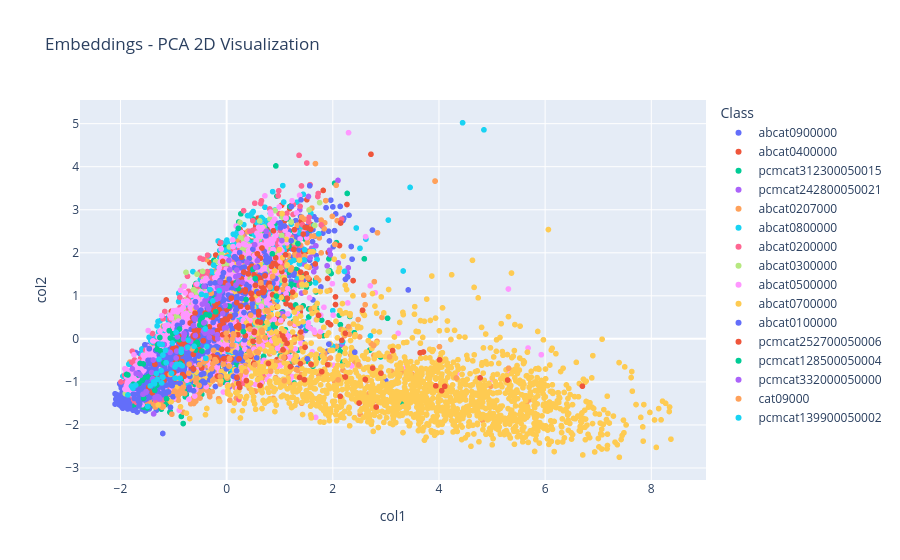

This figure's notebook cell:
### Markdown cell above
#### 3.2.3. Train and Evaluate Combined Model

### Code cell
# Combine text and image columns to form the feature set
X_train = train_df[text_columns + image_columns].values
X_test = test_df[text_columns + image_columns].values

# Train and evaluate models
trained_models = train_classic(X_train, X_test, y_train, y_test)

### Figure 1 — Plotly figure (JSON) as saved in the notebook; plotly's stock layout.template omitted (floating-point values rounded to 4 significant figures; data arrays with more than 128 entries replaced by an {"elided": "..."} marker saying what was removed)
{"data": [{"hovertemplate": "Class=abcat0900000<br>col1=%{x}<br>col2=%{y}<extra></extra>", "legendgroup": "abcat0900000", "marker": {"color": "#636efa", "symbol": "circle"}, "mode": "markers", "name": "abcat0900000", "showlegend": true, "type": "scattergl", "x": {"elided": "2796 float values"}, "xaxis": "x", "y": {"elided": "2796 float values"}, "yaxis": "y"}, {"hovertemplate": "Class=abcat0400000<br>col1=%{x}<br>col2=%{y}<extra></extra>", "legendgroup": "abcat0400000", "marker": {"color": "#EF553B", "symbol": "circle"}, "mode": "markers", "name": "abcat0400000", "showlegend": true, "type": "scattergl", "x": {"elided": "1049 float values"}, "xaxis": "x", "y": {"elided": "1049 float values"}, "yaxis": "y"}, {"hovertemplate": "Class=pcmcat312300050015<br>col1=%{x}<br>col2=%{y}<extra></extra>", "legendgroup": "pcmcat312300050015", "marker": {"color": "#00cc96", "symbol": "circle"}, "mode": "markers", "name": "pcmcat312300050015", "showlegend": true, "type": "scattergl", "x": {"elided": "1462 float values"}, "xaxis": "x", "y": {"elided": "1462 float values"}, "yaxis": "y"}, {"hovertemplate": "Class=pcmcat242800050021<br>col1=%{x}<br>col2=%{y}<extra></extra>", "legendgroup": "pcmcat242800050021", "marker": {"color": "#ab63fa", "symbol": "circle"}, "mode": "markers", "name": "pcmcat242800050021", "showlegend": true, "type": "scattergl", "x": {"elided": "355 float values"}, "xaxis": "x", "y": {"elided": "355 float values"}, "yaxis": "y"}, {"hovertemplate": "Class=abcat0207000<br>col1=%{x}<br>col2=%{y}<extra></extra>", "legendgroup": "abcat0207000", "marker": {"color": "#FFA15A", "symbol": "circle"}, "mode": "markers", "name": "abcat0207000", "showlegend": true, "type": "scattergl", "x": {"elided": "915 float values"}, "xaxis": "x", "y": {"elided": "915 float values"}, "yaxis": "y"}, {"hovertemplate": "Class=abcat0800000<br>col1=%{x}<br>col2=%{y}<extra></extra>", "legendgroup": "abcat0800000", "marker": {"color": "#19d3f3", "symbol": "circle"}, "mode": "markers", "name": "abcat0800000", "showlegend": true, "type": "scattergl", "x": {"elided": "1998 float values"}, "xaxis": "x", "y": {"elided": "1998 float values"}, "yaxis": "y"}, {"hovertemplate": "Class=abcat0200000<br>col1=%{x}<br>col2=%{y}<extra></extra>", "legendgroup": "abcat0200000", "marker": {"color": "#FF6692", "symbol": "circle"}, "mode": "markers", "name": "abcat0200000", "showlegend": true, "type": "scattergl", "x": {"elided": "1042 float values"}, "xaxis": "x", "y": {"elided": "1042 float values"}, "yaxis": "y"}, {"hovertemplate": "Class=abcat0300000<br>col1=%{x}<br>col2=%{y}<extra></extra>", "legendgroup": "abcat0300000", "marker": {"color": "#B6E880", "symbol": "circle"}, "mode": "markers", "name": "abcat0300000", "showlegend": true, "type": "scattergl", "x": {"elided": "810 float values"}, "xaxis": "x", "y": {"elided": "810 float values"}, "yaxis": "y"}, {"hovertemplate": "Class=abcat0500000<br>col1=%{x}<br>col2=%{y}<extra></extra>", "legendgroup": "abcat0500000", "marker": {"color": "#FF97FF", "symbol": "circle"}, "mode": "markers", "name": "abcat0500000", "showlegend": true, "type": "scattergl", "x": {"elided": "1681 float values"}, "xaxis": "x", "y": {"elided": "1681 float values"}, "yaxis": "y"}, {"hovertemplate": "Class=abcat0700000<br>col1=%{x}<br>col2=%{y}<extra></extra>", "legendgroup": "abcat0700000", "marker": {"color": "#FECB52", "symbol": "circle"}, "mode": "markers", "name": "abcat0700000", "showlegend": true, "type": "scattergl", "x": {"elided": "1692 float values"}, "xaxis": "x", "y": {"elided": "1692 float values"}, "yaxis": "y"}, {"hovertemplate": "Class=abcat0100000<br>col1=%{x}<br>col2=%{y}<extra></extra>", "legendgroup": "abcat0100000", "marker": {"color": "#636efa", "symbol": "circle"}, "mode": "markers", "name": "abcat0100000", "showlegend": true, "type": "scattergl", "x": {"elided": "578 float values"}, "xaxis": "x", "y": {"elided": "578 float values"}, "yaxis": "y"}, {"hovertemplate": "Class=pcmcat252700050006<br>col1=%{x}<br>col2=%{y}<extra></extra>", "legendgroup": "pcmcat252700050006", "marker": {"color": "#EF553B", "symbol": "circle"}, "mode": "markers", "name": "pcmcat252700050006", "showlegend": true, "type": "scattergl", "x": {"elided": "211 float values"}, "xaxis": "x", "y": {"elided": "211 float values"}, "yaxis": "y"}, {"hovertemplate": "Class=pcmcat128500050004<br>col1=%{x}<br>col2=%{y}<extra></extra>", "legendgroup": "pcmcat128500050004", "marker": {"color": "#00cc96", "symbol": "circle"}, "mode": "markers", "name": "pcmcat128500050004", "showlegend": true, "type": "scattergl", "x": [-1.631, 0.1815, -1.589, -0.4644, -1.132, -0.8885, -1.181, -1.301, 0.9382, -0.5578, 0.5374, -1.258, -0.5093, -0.326, -1.571, -0.4116, 0.3662, -0.3876, -1.433, -1.487, -0.4134, -1.759, -1.655, -1.012, -0.06816, 0.4962, -0.5476, -1.353, -1.886, -1.246, -1.061, -1.31, -1.563, -0.4614, -0.8683, -0.8881, 1.344, -1.652, -0.4947, -0.6114, -0.8746, 0.3143, 0.2223, -1.859, -0.4451, -0.2331, -1.081, -1.313, -1.564, -0.3391, -0.9874, -0.2058, -0.8543, 0.04783, 0.2178, -0.5848, -0.7692, 0.8606], "xaxis": "x", "y": [-0.5706, 1.31, -0.9652, -0.2818, -1.393, 0.2276, -0.5576, -0.1418, 0.9938, -0.0791, 1.402, 0.03132, 0.3197, 0.5493, -0.5826, 0.3725, 0.9152, 0.5646, -0.8499, -0.8852, 0.3077, -1.056, -0.8445, 0.115, 1.189, 1.617, -0.1247, -1.196, -0.8269, -0.2781, 0.01841, -0.2414, -0.9085, 0.4932, -0.2749, -0.0165, 2.214, -1.037, 0.4301, -0.1077, -0.568, 0.1692, 2.569, -0.8385, 1.219, 0.9386, 0.1903, -1.074, -1.379, 0.8205, -0.0285, 0.628, -0.3207, 0.7598, 1.17, -0.2591, 0.045, 1.976], "yaxis": "y"}, {"hovertemplate": "Class=pcmcat332000050000<br>col1=%{x}<br>col2=%{y}<extra></extra>", "legendgroup": "pcmcat332000050000", "marker": {"color": "#ab63fa", "symbol": "circle"}, "mode": "markers", "name": "pcmcat332000050000", "showlegend": true, "type": "scattergl", "x": [-0.2721, -1.277, -0.802, -1.348, -1.627, 0.2312, -0.6265, -0.6126, -0.1396, -0.1929, -0.3953, 0.09846, 0.1764, -0.3432, -1.705, -0.5907, 1.039, -0.7606, -0.5731, 0.2224, -0.1019, 0.2185, -1.384, -1.517, -0.9286, -0.1213, -1.519, -0.8115, -0.3285, -1.575, 0.09846, -0.4208, -0.5894, -1.262, -0.005059, -0.6759, -0.6784, -1.065, -1.024, -0.9399, -1.777, -0.01138, -0.3667, 0.2984, -0.4253, 0.5472, -0.2964, -0.0288, -0.4569, -0.9522, -0.0552, -0.3386, -0.1716, -0.4365, 0.05999, 0.5788, -0.3764, -0.1679, -0.4081, -1.265, 0.191, -1.175, -1.303, -0.07358, -0.1145, -0.1145, -1.644, 0.5291, -1.395, -0.03924, -0.4296, 0.7475, 0.1172, 0.383, -0.1526, 0.1733, 0.02825, -0.8009, 0.04449, -1.413, -0.1716, -0.1782], "xaxis": "x", "y": [0.1574, -1.358, 0.1273, -1.364, -0.8468, 1.752, 0.3047, 0.4809, 1.009, 0.9218, 0.8959, -0.1582, 1.25, 0.1632, -0.8021, 0.457, 2.285, -0.2126, 0.7332, 1.471, 1.107, 1.322, -0.4908, -1.225, 0.04537, 1.32, -1.24, -0.0008983, 0.03871, -1.287, -0.1582, 0.3793, 0.07806, -1.392, 0.2605, -0.5673, -0.05848, -0.3141, -0.5976, -0.2837, -0.6984, 1.163, 0.7792, 1.312, 1.218, 1.665, 1.126, 0.7754, 0.8064, -0.4441, 1.179, 0.6999, 1.193, 0.1783, 1.604, 1.815, 0.9415, 0.004853, 0.1338, -1.383, 1.598, -0.1321, -1.339, 0.5901, 1.171, 1.171, -0.8218, 2.186, -0.9236, 0.2474, 0.371, 2.5, 0.08177, 1.781, 0.9434, 1.447, 1.248, 0.08105, 1.824, -0.7839, 1.193, 0.09793], "yaxis": "y"}, {"hovertemplate": "Class=cat09000<br>col1=%{x}<br>col2=%{y}<extra></extra>", "legendgroup": "cat09000", "marker": {"color": "#FFA15A", "symbol": "circle"}, "mode": "markers", "name": "cat09000", "showlegend": true, "type": "scattergl", "x": {"elided": "132 float values"}, "xaxis": "x", "y": {"elided": "132 float values"}, "yaxis": "y"}, {"hovertemplate": "Class=pcmcat139900050002<br>col1=%{x}<br>col2=%{y}<extra></extra>", "legendgroup": "pcmcat139900050002", "marker": {"color": "#19d3f3", "symbol": "circle"}, "mode": "markers", "name": "pcmcat139900050002", "showlegend": true, "type": "scattergl", "x": [-1.324, -1.715, -1.2, -1.792, -0.9457, -1.199, -0.8547, -0.2605, -1.263, -0.8358, -0.4019, -0.9729, -1.038, -1.361, -1.223, -1.234, -0.2471, -1.374, -1.021, -1.765, -1.215, -0.7232, -1.14, -1.274, -0.9717, -0.1413, -1.86, -1.212, -0.953, -0.373, -0.3921, -0.3896, -1.366, -0.6126, -0.7332, -1.438, -0.8548, -0.4731, -0.8756, -1.309, -1.372, -0.3165, -1.15, -0.8803], "xaxis": "x", "y": [-0.8047, -1.076, -0.891, -1.098, -0.5883, -0.3764, -0.3108, 0.8833, -0.1197, -0.6249, 0.2298, -0.6512, -0.7963, -1.045, -1.023, -0.7375, 1.714, -0.9983, -0.09642, -1.148, -0.1302, -0.02971, -0.5536, -0.4752, -0.912, 1.12, -1.301, -0.8866, 0.1514, -0.1773, -0.4507, 1.006, -1.029, -0.1724, -0.1943, -1.093, -0.2404, 1.035, -0.9142, -0.9405, -1.016, 1.147, -0.2666, -0.5951], "yaxis": "y"}], "layout": {"legend": {"title": {"text": "Class"}, "tracegroupgap": 0}, "title": {"text": "Embeddings - PCA 2D Visualization"}, "xaxis": {"anchor": "y", "domain": [0, 1], "title": {"text": "col1"}}, "yaxis": {"anchor": "x", "domain": [0, 1], "title": {"text": "col2"}}}}
